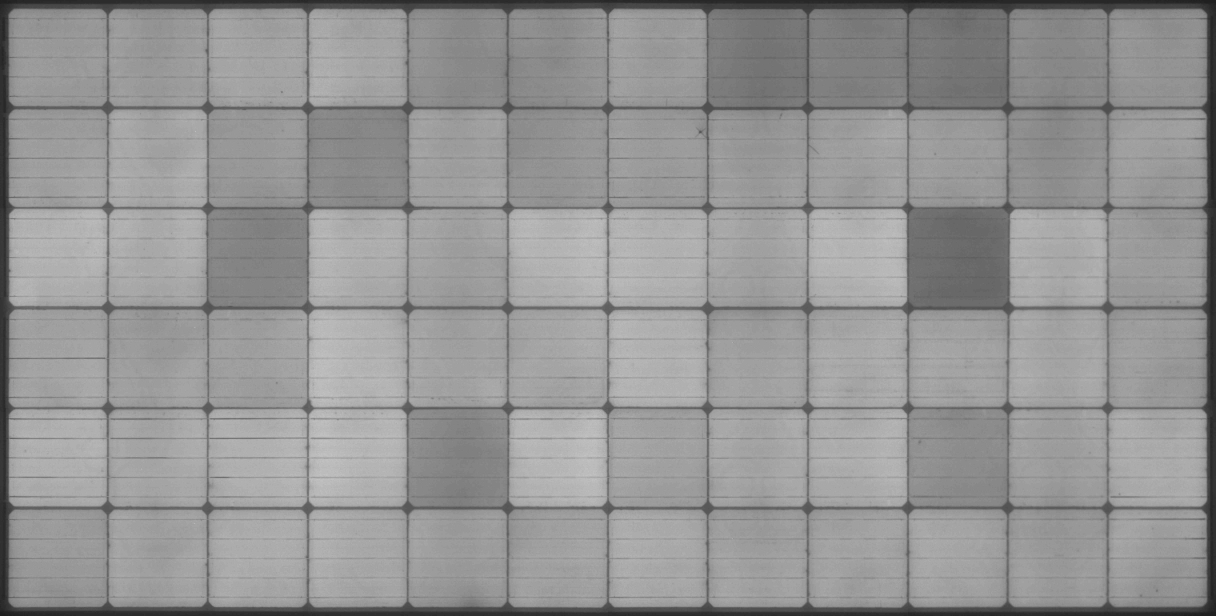
#> input picture figures/441402I1321688.jpg, 7296 x 3696 px, found by its file name (shown at 1/6 size)
$ jupyter execute --allow-errors test.ipynb   (shell and % lines are left out)   (older library calls are emulated)
#> lines starting #> are read from the running program, lines starting #| are printed output that depends on the picture
### cut_pic.py
# coding:utf-8
from __future__ import absolute_import
from __future__ import division
from __future__ import print_function
from __future__ import unicode_literals

import os
import cv2  # NOQA (Must import before importing caffe2 due to bug in cv2)
import numpy as np
import glob
import time
import logging
from scipy import signal

class ElPreCuter:
    methods = ['cv2.TM_CCOEFF', 'cv2.TM_CCOEFF_NORMED', 'cv2.TM_CCORR',
            'cv2.TM_CCORR_NORMED', 'cv2.TM_SQDIFF', 'cv2.TM_SQDIFF_NORMED']
    # [15 lines left out: function __init__, not called in this run]

    def _template_dir(self):
        return os.path.join(os.path.abspath(os.path.dirname(__file__)),'temps')

    # [364 lines left out: functions _tempates2mathch, _is_good_corners, _get_corners_of_templ, _get_corner, _show_img, get_precut_corner_by_template and 8 more, not called in this run]

def get_cut_line(img, rows, cols, edge_removed):
    ybias, xbias = 0, 0
    if not edge_removed:
        precutter = ElPreCuter()
        img, bias = precutter.get_precut(img, rows, cols)
        xbias, ybias = bias

    col_lines, row_lines = get_cut_line_none_precut(img, rows, cols)

    if xbias>0:
        col_lines = [x+xbias for x in col_lines]
    if ybias>0:
        row_lines = [x+ybias for x in row_lines]


    return col_lines, row_lines

def get_cut_line_none_precut(img, rows, cols):
    img_gray = img[:,:,0]
    hh, ww = img.shape[:2]
    xstep = ww//cols
    ystep = hh//rows
    horizontal = np.sum(img_gray, axis = 0)

    vertical = np.sum(img_gray, axis = 1)
    # 电池片水平栅格线有可能干扰到电池片的水平切割，特别处理下
    conv_width_half = hh//(rows*90)
    vertical = np.convolve(vertical, np.ones(conv_width_half*2 +1).astype('int'))[conv_width_half : -1*conv_width_half]

    col_lines = [0]
    xstart = xstep*3//4
    for x in range(cols-1):
        xstart = np.argmin(horizontal[xstart: xstart + xstep//2]) + xstart
        col_lines.append(xstart)
        xstart += xstep*3//4
    col_lines.append(ww-1)

    row_lines = [0]
    ystart = ystep*3//4
    for y in range(rows-1):
        ystart = np.argmin(vertical[ystart: ystart + ystep//2]) + ystart
        row_lines.append(ystart)
        ystart += ystep*3//4
    row_lines.append(hh-1)

    # verify
    assert abs(col_lines[-1]-col_lines[-2]-xstep)/xstep < 0.2
    assert abs(row_lines[-1]-row_lines[-2]-ystep)/ystep < 0.2

    return col_lines, row_lines

# [5 lines that do not run on import are left out]

### test.ipynb
[cell 1]
import cut_pic

[cell 2]
import matplotlib.pyplot as plt

[cell 3]
import numpy as np
from PIL import Image

[cell 4]
# [5 lines of commented-out code are left out]

#> (a cell that did not finish here is left out)

**去除边界黑框**

cut_points = [60, 65, 7320-60, 3778-120]   # 针对size为7320*3778

cut_points = [65, 65, 6120-65, 3778-125]   # 针对size为6120*3778

cut_points = [50, 50, 7296-55, 3696-60]    # 针对size为7296*3696

cut_points = [50, 50, 7296-55, 3754-115]   # 针对size为7296*3754

[cell 6]
cut_points = [60, 65, 7320-60, 3778-120]
#> (the rest of this cell did not finish here and is left out)

#> (a cell that did not finish here is left out)

#> (a cell that did not finish here is left out)

#> (a cell that did not finish here is left out)

#> (a cell that did not finish here is left out)

#> (a cell that did not finish here is left out)

**灰度尺（20级）**

[cell 12]
gray_scale = np.linspace(1, 255, 20, endpoint=True).round()
gray_scale = np.asarray(gray_scale, dtype=int)
gray_scale

[cell 13]
gs=np.zeros((10,20,3))
gs.shape

[cell 14]
for i in range(len(gray_scale)):
    gs[:,i,:] = gray_scale[i] + gs[:,i,:]

[cell 15]
plt.imshow(gs)
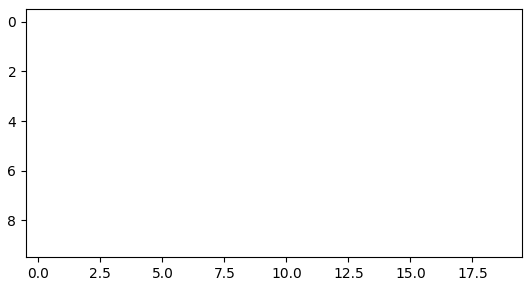
#> figure drawn by matplotlib, 1 panel

**对切割下来的每一小块的像素值按照从大到小排列，求 wisorized mean，或者取其中位数代表该块硅片的灰度值**

[cell 16]
path =r'C:\Users\leyuan\Desktop\second term of second postgraduate year\数据诊所\光伏组件短路检测\明暗片\441402I1321688.jpg'
test = Image.open(path)
#> test is the input picture: PIL image 7296x3696 RGB; min 26, max 250, mean 148.5
test.size
#> Out = (7296, 3696)

[cell 17]
def cut_edge(img):
    if img.size == (7296, 3696):
        img = img.crop([50, 50, 7296-55, 3696-60])
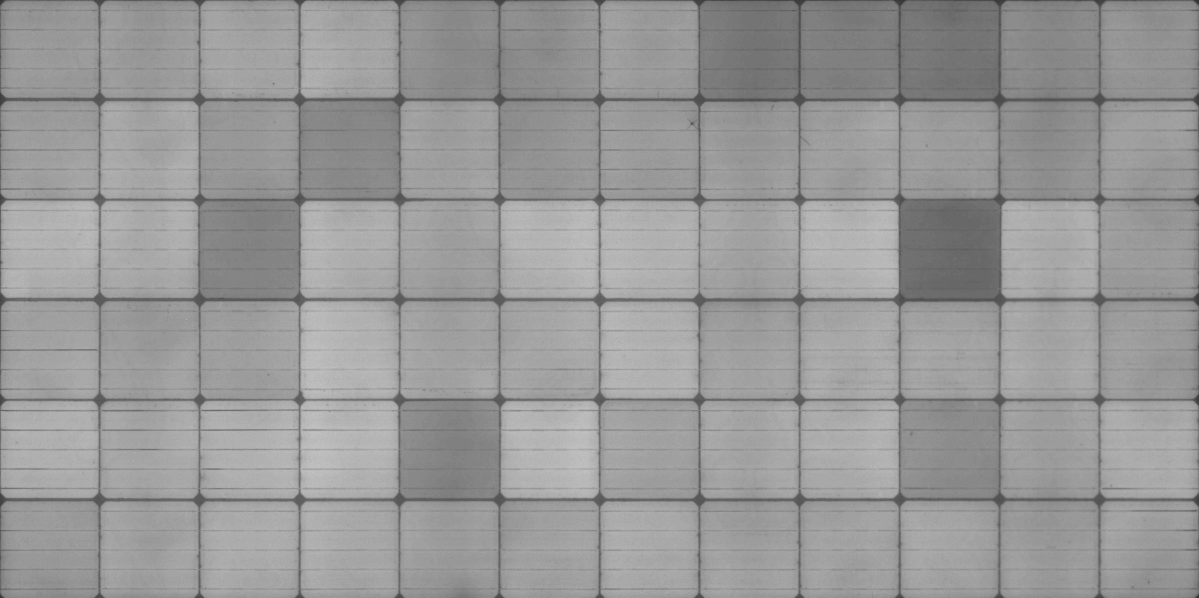
#> img: PIL image 7191x3586 RGB (shown at 1/6 size); min 50, max 250, mean 152.5
    else:
        img = img.crop([50, 50, 7296-55, 3754-115])
    return img

[cell 18]
test = cut_edge(test)

[cell 19]
test.size
#> Out = (7191, 3586)

[cell 20]
pic = np.asarray(test)

[cell 21]
pic.shape
#> Out = (3586, 7191, 3)

[cell 22]
cut_points = cut_pic.get_cut_line(pic, 6, 12, True)
#> in get_cut_line_none_precut, `horizontal = np.sum(img_gray, axis = 0)`: horizontal = 7191 values, max 606800 at index 1885, min 291424 at index 0, mean 546941.8
#> in get_cut_line_none_precut, `vertical = np.sum(img_gray, axis = 1)`: vertical = 3586 values, max 1195671 at index 2567, min 541154 at index 0, mean 1096781.5
#> in get_cut_line_none_precut, `vertical = np.convolve(vertical, np.ones(conv_width_half*2 +1).astype(..`: vertical = 3586 values, max 15490296 at index 2595, min 4705394 at index 0, mean 14248739
#> the loop in get_cut_line_none_precut, `for x in range(cols-1):` made 11 passes
#> xstart on passes 1 to 11: 1046, 1646, 2247, 2846, 3446, 4047, 4644, 5246, 5847, 6446, 7046
#> after the loop in get_cut_line_none_precut, `for x in range(cols-1):`: col_lines = [0, 597, 1197, 1798, 2397, 2997, 3598, 4195, 4797, 5398, 5997, 6597]; xstart = 7046
#> the loop in get_cut_line_none_precut, `for y in range(rows-1):` made 5 passes
#> ystart on passes 1 to 5: 1045, 1644, 2245, 2845, 3446
#> after the loop in get_cut_line_none_precut, `for y in range(rows-1):`: row_lines = [0, 598, 1197, 1798, 2398, 2999]; ystart = 3446
#> in get_cut_line, `col_lines, row_lines = get_cut_line_none_precut(img, rows, cols)`: col_lines = [0, 597, 1197, 1798, 2397, 2997, 3598, 4195, 4797, 5398, 5997, 6597, 7190]; row_lines = [0, 598, 1197, 1798, 2398, 2999, 3585]
#> cut_points = ([0, 597, 1197, 1798, 2397, 2997, 3598, 4195, 4797, 5398, 5997, 6597, 7190], [0, 598, 1197, 1798, 2398, 2999, 3585])

[cell 23]
cut_points
#> Out has the same summary as cut_points

[cell 24]
cut_mat = np.zeros((6*12, 4), dtype=int)

[cell 25]
l = 0
for i in range(len(cut_points[1])-1):
    for j in range(len(cut_points[0])-1):
        tmp = [cut_points[1][i], cut_points[1][i+1], cut_points[0][j], cut_points[0][j+1]]
        cut_mat[l,:] = tmp
        l += 1
#> this loop made 6 passes
#> after the loop, cut_mat = 72 rows, first 6: [0, 598, 0, 597], [0, 598, 597, 1197], [0, 598, 1197, 1798], [0, 598, 1798, 2397], [0, 598, 2397, 2997], [0, 598, 2997, 3598]; l = 72

[cell 26]
cut_mat
#> Out has the same summary as cut_mat

[cell 27]
plt.imshow(pic[cut_mat[0,:][0]:cut_mat[0,:][1], cut_mat[0,:][2]:cut_mat[0,:][3], :])
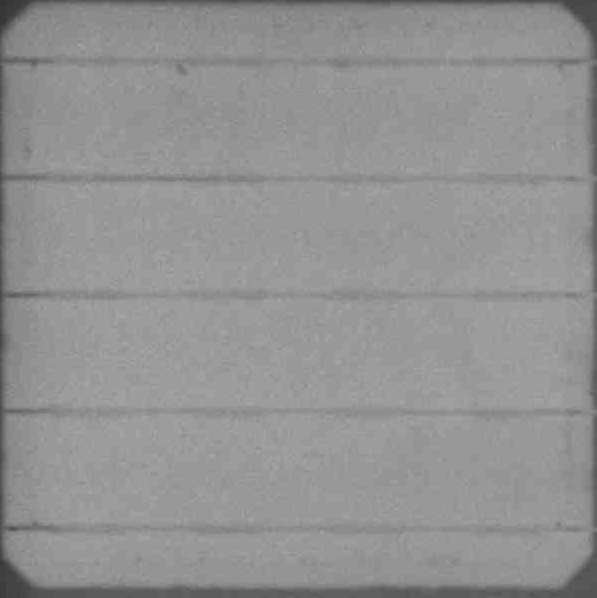
#> shown: shape (598, 597, 3); min 52, max 168, mean 146.5

[cell 28]
# tmp = pic[cut_mat[0,:][0]:cut_mat[0,:][1], cut_mat[0,:][2]:cut_mat[0,:][3], 0]

[cell 29]
med = np.zeros((1, 6*12), dtype=int)
for i in range(6*12):
    tmp = pic[cut_mat[i,:][0]:cut_mat[i,:][1], cut_mat[i,:][2]:cut_mat[i,:][3], 0]
    med[0,i] = np.median(tmp.ravel())
#> this loop made 72 passes
#> pass 3, `tmp = pic[cut_mat[i,:][0]:cut_mat[i,:][1], cut_mat[i,:][2]:cut_mat[i,:..`:
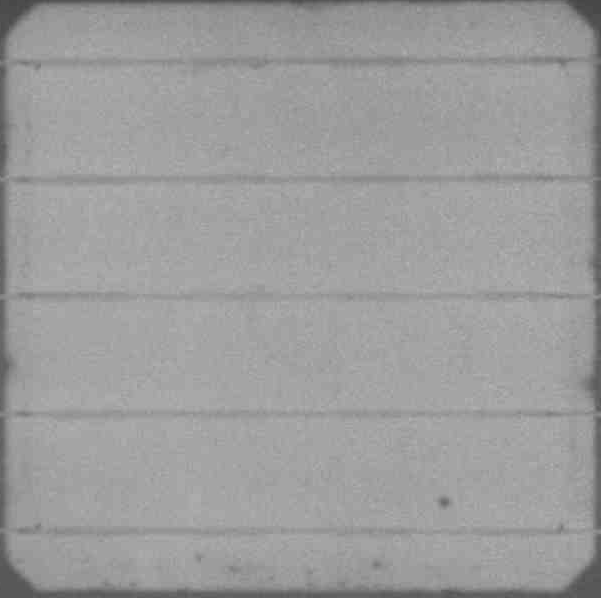
#> tmp: shape (598, 601); min 70, max 182, mean 156.6

[cell 30]
# tmp = np.abs(118 - gray_scale)

[cell 31]
# np.where(tmp == np.min(tmp))[0][0]

[cell 32]
def match_gray_scale(pixel):
    tmp = np.abs(pixel - gray_scale)
    return np.where(tmp == np.min(tmp))[0][0]

[cell 33]
results = []
for i in range(72):
    results.append(match_gray_scale(med[0][i]))
#> after the loop, results = 72 values, max 13 at index 24, min 8 at index 33, mean 11.54

[cell 34]
np.max(results)-np.min(results)
#> Out = 5

[cell 35]
from scipy import stats

#> (a cell that did not finish here is left out)

[cell 37]
from collections import Counter

#> (a cell that did not finish here is left out)

#> (a cell that did not finish here is left out)

#> (a cell that did not finish here is left out)

[cell 41]
results = np.array(results).reshape((1, 6*12))

[cell 42]
np.where(results == 8)
#> Out = ([0], [33])

[cell 43]
loc = np.where(results == 9)[1]
#> loc = [7, 8, 9]
loc
#> Out = [7, 8, 9]

[cell 44]
loc[1]
#> Out = 8

[cell 45]
len(loc)
#> Out = 3

[cell 46]
for i in range(len(loc)):
    plt.figure(i)
    plt.imshow(pic[cut_mat[loc[i],:][0]:cut_mat[loc[i],:][1], cut_mat[loc[i],:][2]:cut_mat[loc[i],:][3], :])
#> this loop made 3 passes
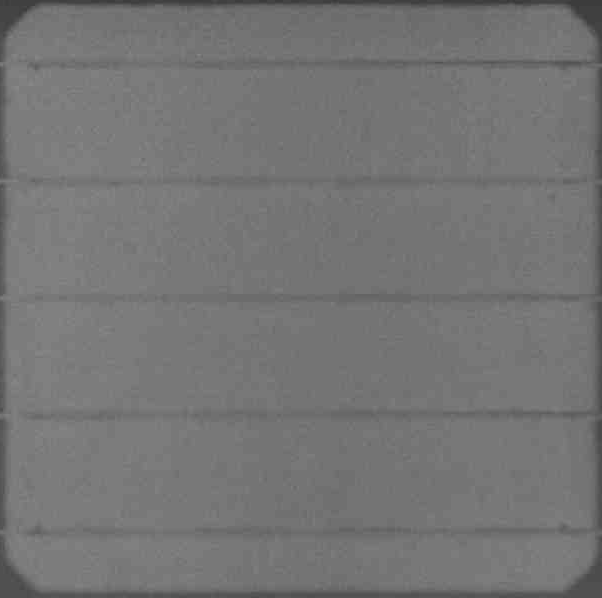
#> shown: shape (598, 602, 3); min 56, max 136, mean 116.6

[cell 47]
cut_mat[33,:]
#> Out = [1197, 1798, 5398, 5997]

[cell 48]
plt.imshow(pic[cut_mat[7,:][0]:cut_mat[7,:][1], cut_mat[7,:][2]:cut_mat[7,:][3], :])

## 封装成函数

[cell 49]
import cut_pic
import matplotlib.pyplot as plt
import numpy as np
from PIL import Image
from scipy import stats
from collections import Counter

[cell 50]
import os

[cell 51]
pic_path =r'C:\Users\leyuan\Desktop\second term of second postgraduate year\数据诊所\光伏组件短路检测\明暗片'
#> (the rest of this cell did not finish here and is left out)

#> (a cell that did not finish here is left out)

[cell 53]
# path =r'C:\Users\leyuan\Desktop\second term of second postgraduate year\数据诊所\光伏组件短路检测\明暗片\441402I1321688.jpg'

[cell 54]
## 灰度尺
gray_scale = np.linspace(1, 255, 20, endpoint=True).round()
gray_scale = np.asarray(gray_scale, dtype=int)

[cell 55]
def cut_edge(img):
    if img.size == (7296, 3696):
        img = img.crop([50, 50, 7296-55, 3696-60])
    else:
        img = img.crop([50, 50, 7296-55, 3754-115])
    return img

[cell 56]
def match_gray_scale(pixel):
    tmp = np.abs(pixel - gray_scale)
    return np.where(tmp == np.min(tmp))[0][0]

[cell 57]
def light_or_dark(path, rows, cols):
    img = Image.open(path)
    img = cut_edge(img)
    pic = np.asarray(img)
    cut_points = cut_pic.get_cut_line(pic, rows, cols, True)
    cut_mat = np.zeros((rows*cols, 4), dtype=int)
    l = 0
    for i in range(len(cut_points[1])-1):
        for j in range(len(cut_points[0])-1):
            tmp = [cut_points[1][i], cut_points[1][i+1], cut_points[0][j], cut_points[0][j+1]]
            cut_mat[l,:] = tmp
            l += 1
    med = np.zeros((1, rows*cols), dtype=int)
    for i in range(rows*cols):
        tmp = pic[cut_mat[i,:][0]:cut_mat[i,:][1], cut_mat[i,:][2]:cut_mat[i,:][3], 0]
        med[0,i] = np.median(tmp.ravel())
    results = []
    for i in range(rows*cols):
        results.append(match_gray_scale(med[0][i]))
    results = np.array(results).reshape((1, rows*cols))
    gray_range = np.max(results)-np.min(results)
    freq = Counter(results.ravel())
    index = freq.most_common()[-1][0]
    loc = np.where(results == index)[1]
    #for i in range(len(loc)):
        #plt.imshow(pic[cut_mat[loc[i],:][0]:cut_mat[loc[i],:][1], cut_mat[loc[i],:][2]:cut_mat[loc[i],:][3], :])
    if gray_range >= 5:
        qualified = False
    else:
        qualified = True
    return list([qualified, cut_mat, freq, loc])
    #return qualified

[cell 58]
light_or_dark(paths[9], 6, 12)

[cell 59]
for path in paths:
    print(light_or_dark(path, 6, 12))
